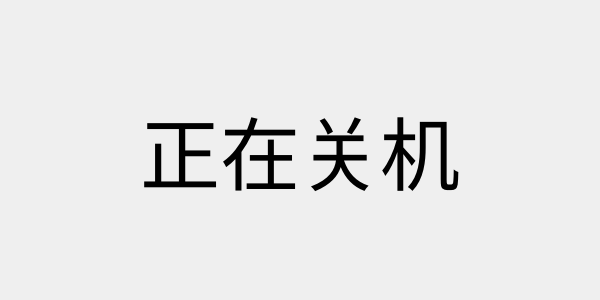
<?xml version="1.0" encoding="UTF-8"?>
<ui version="4.0">
 <class>DlgShutDown</class>
 <widget class="QDialog" name="DlgShutDown">
  <property name="geometry">
   <rect>
    <x>0</x>
    <y>0</y>
    <width>600</width>
    <height>300</height>
   </rect>
  </property>
  <property name="windowTitle">
   <string>Dialog</string>
  </property>
  <widget class="QLabel" name="label">
   <property name="geometry">
    <rect>
     <x>100</x>
     <y>100</y>
     <width>400</width>
     <height>100</height>
    </rect>
   </property>
   <property name="font">
    <font>
     <pointsize>60</pointsize>
    </font>
   </property>
   <property name="text">
    <string>正在关机</string>
   </property>
   <property name="alignment">
    <set>Qt::AlignCenter</set>
   </property>
  </widget>
 </widget>
 <resources/>
 <connections/>
</ui>
